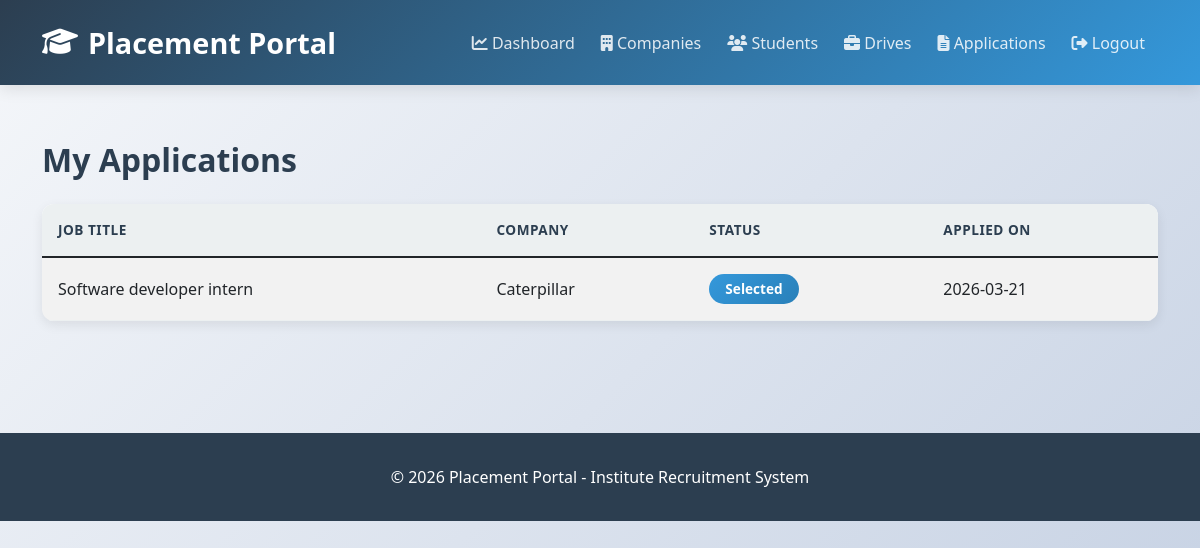
Page /student/applications (signed in) on the committed database.
### app/models.py (models this page shows, shortened)
class Application(db.Model):
    __tablename__ = 'application'
    id = db.Column(db.Integer, primary_key=True)
    student_id = db.Column(db.Integer, db.ForeignKey('student.id'), nullable=False)
    drive_id = db.Column(db.Integer, db.ForeignKey('placement_drive.id'), nullable=False)
    application_status = db.Column(db.String(20), default='Applied')  # Applied, Shortlisted, Selected, Rejected
    application_date = db.Column(db.DateTime, default=datetime.utcnow)
    result_date = db.Column(db.DateTime)
    comments = db.Column(db.Text)

class PlacementDrive(db.Model):
    __tablename__ = 'placement_drive'
    id = db.Column(db.Integer, primary_key=True)
    company_id = db.Column(db.Integer, db.ForeignKey('company.id'), nullable=False)
    job_title = db.Column(db.String(100), nullable=False)
    job_description = db.Column(db.Text, nullable=False)
    eligibility_criteria = db.Column(db.Text)
    salary = db.Column(db.String(50))
    location = db.Column(db.String(100))
    job_type = db.Column(db.String(50))  # Full-time, Internship, etc.
    application_deadline = db.Column(db.Date, nullable=False)
    status = db.Column(db.String(20), default='Pending')  # Pending, Approved, Closed, Rejected
    total_positions = db.Column(db.Integer, default=1)
    created_at = db.Column(db.DateTime, default=datetime.utcnow)
    approved_at = db.Column(db.DateTime)
    applications = db.relationship('Application', backref='drive', lazy=True, cascade='all, delete-orphan')

class Company(UserMixin, db.Model):
    __tablename__ = 'company'
    id = db.Column(db.Integer, primary_key=True)
    company_name = db.Column(db.String(100), nullable=False)
    email = db.Column(db.String(100), unique=True, nullable=False)
    password_hash = db.Column(db.String(200), nullable=False)
    hr_contact = db.Column(db.String(50), nullable=False)
    hr_phone = db.Column(db.String(15))
    website = db.Column(db.String(100))
    company_description = db.Column(db.Text)
    approval_status = db.Column(db.String(20), default='Pending')  # Pending, Approved, Rejected
    blacklist_status = db.Column(db.Boolean, default=False)
    created_at = db.Column(db.DateTime, default=datetime.utcnow)
    approved_at = db.Column(db.DateTime)
    user_type = 'company'  # Add this
    placement_drives = db.relationship('PlacementDrive', backref='company', lazy=True, cascade='all, delete-orphan')

### app/routes/student.py (the view)
@bp.route('/applications')
@login_required
@student_required
def view_applications():
    student = Student.query.get(current_user.id)
    if not student:
        logout_user()
        return redirect(url_for('auth.login'))
    page = request.args.get('page', 1, type=int)
    applications = Application.query.filter_by(student_id=student.id).paginate(page=page, per_page=10)
    return render_template('student/applications.html', applications=applications)

### app/__init__.py (called while the page is built, shortened)
@login_manager.user_loader
def load_user(user_id):
    from .models import Admin, Company, Student
    try:
        user_id_int = int(user_id)
    except (ValueError, TypeError):
        return None
    user = Admin.query.get(user_id_int)
    if user:
        return user

### app/routes/student.py (called while the page is built)
def student_required(f):
    from functools import wraps
    @wraps(f)
    def decorated_function(*args, **kwargs):
        if not current_user.is_authenticated:
            flash('Please login first', 'warning')
            return redirect(url_for('auth.login'))
        try:
            user = Student.query.get(current_user.id)
            if not user:
                logout_user()
                flash('❌ Student access required! Please login as a student.', 'danger')
                return redirect(url_for('auth.login'))
        except:
            logout_user()
            flash('❌ Error accessing student. Please login again.', 'danger')
            return redirect(url_for('auth.login'))
        return f(*args, **kwargs)
    return decorated_function

### app/templates/student/applications.html (shortened to what this page needs)
{% extends "layout.html" %}
{% block content %}
<h2 class="mb-4">My Applications</h2>
<div class="card">
    <table class="table table-striped mb-0">
        <thead class="table-dark">
            <tr>
                <th>Job Title</th>
                <th>Company</th>
                <th>Status</th>
                <th>Applied On</th>
            </tr>
        </thead>
        <tbody>
            {% for app in applications.items %}
            <tr>
                <td>{{ app.drive.job_title }}</td>
                <td>{{ app.drive.company.company_name }}</td>
                <td><span class="badge bg-info">{{ app.application_status }}</span></td>
                <td>{{ app.application_date.strftime('%Y-%m-%d') }}</td>
            </tr>
            {% endfor %}
        </tbody>
    </table>
</div>
{% endblock %}

### app/templates/layout.html (style rules this page uses)
:root { --primary-color: #2c3e50; --secondary-color: #3498db; --success-color: #27ae60; --danger-color: #e74c3c; --warning-color: #f39c12; --info-color: #16a085; --light-bg: #ecf0f1; --border-radius: 12px; }
* { margin: 0; padding: 0; box-sizing: border-box; }
body { background: linear-gradient(135deg, #f5f7fa 0%, #c3cfe2 100%); font-family: 'Segoe UI', Tahoma, Geneva, Verdana, sans-serif; min-height: 100vh; color: var(--primary-color); }
h2, h3, h4, h5 { color: var(--primary-color); font-weight: 700; margin-bottom: 1.5rem; }
.card { border: none; border-radius: var(--border-radius); box-shadow: 0 4px 12px rgba(0, 0, 0, 0.08); margin-bottom: 2rem; transition: all 0.3s ease; overflow: hidden; }
.table { margin-bottom: 0; }
.table thead th { background: var(--light-bg); color: var(--primary-color); font-weight: 600; border: none; padding: 1rem; text-transform: uppercase; font-size: 0.85rem; letter-spacing: 0.5px; }
.table tbody tr { transition: all 0.2s ease; border-bottom: 1px solid #ecf0f1; }
.table td { padding: 1rem; vertical-align: middle; }
.badge { padding: 0.5rem 1rem; border-radius: 20px; font-weight: 600; font-size: 0.85rem; text-transform: capitalize; }
.badge.bg-info { background: linear-gradient(135deg, #3498db, #2980b9) !important; }
.card { animation: fadeIn 0.3s ease-out; }

### rows in the picture
Application: drive.job_title "Software developer intern", drive.company.company_name "Caterpillar", application_status "Selected", application_date "2026-03-21"
